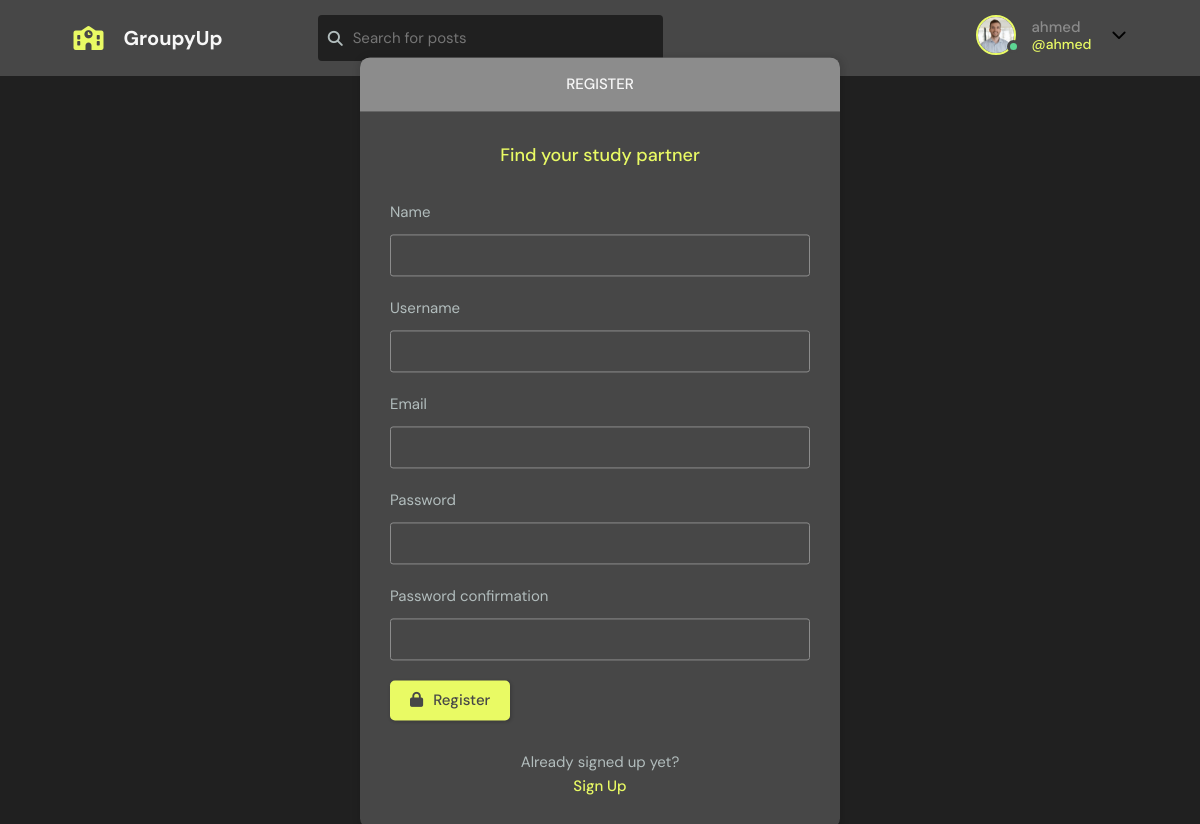
Page /register/ (signed in) on the committed database.
### base/models.py (models this page shows)
class User(AbstractUser):
    name = models.CharField(max_length=200, null=True)
    email = models.EmailField(unique=True, null=True)
    bio = models.TextField(null=True)
    avatar = models.ImageField(null=True, default="avatar.svg")
    REQUIRED_FIELDS = []

### base/views.py (the view, shortened to what this page needs)
# urls.py: path('register/', views.registerPage, name="register"),
def registerPage(request):
    form = MyUserCreationForm()
    return render(request, 'base/login_register.html', {'form': form})

### base/forms.py
class MyUserCreationForm(UserCreationForm):
    class Meta:
        model = User
        fields = ['name', 'username', 'email', 'password1', 'password2']

### base/templates/base/login_register.html (shortened to what this page needs)
{% extends 'base/main.html' %}
{% block content %}
<main class="auth layout">
  {% if page == 'login' %}
  <div class="container">
    <div class="layout__box">
      <div class="layout__boxHeader">
        <div class="layout__boxTitle">
          <h3>Login</h3>
        </div>
      </div>
      <div class="layout__body">
        <h2 class="auth__tagline">Find your study partner</h2>
        <form class="form" action="" method="POST">
          {% csrf_token %}
          <div class="form__group form__group">
            <label for="room_name">username</label>
            <input id="username" name="username" type="text"  />
          </div>
          <div class=" form__group">
            <label for="password">Password</label>
            <input id="password" name="password" type="password" />
          </div>
          <button class="btn btn--main" type="submit">
            <i class="fa-solid fa-lock"></i>
            Login
          </button>
        </form>
        <div class="auth__action">
          <p>Haven't signed up yet?</p>
          <a href="{% url 'register' %}" class="btn btn--link">Sign Up</a>
        </div>
      </div>
    </div>
  </div>
  {% else %}
  <div class="container">
    <div class="layout__box">
      <div class="layout__boxHeader">
        <div class="layout__boxTitle">
          <h3>Register</h3>
        </div>
      </div>
      <div class="layout__body">
        <h2 class="auth__tagline">Find your study partner</h2>
        <form class="form" action="" method="POST">
          {% for field in form %}
          <div class="form__group form__group">
            <label for="room_name">{{field.label}}</label>
            {{field}}
          </div>
          {% endfor %}
          <button class="btn btn--main" type="submit">
            <i class="fa-solid fa-lock"></i>
            Register
          </button>
        </form>
        <div class="auth__action">
          <p>Already signed up yet?</p>
          <a href="{% url 'login' %}" class="btn btn--link">Sign Up</a>
        </div>
      </div>
    </div>
  </div>
  {% endif %}
</main>
{% endblock content %}

### base/templates/base/navbar.html (shortened to what this page needs)
{% load static %}
<header class="header header--loggedIn">
    <div class="container">
        <a href="{% url 'home' %}" class="header__logo">
            <i class="fa-solid fa-school" style="font-size: 24px"></i>
            <h1>GroupyUp</h1>
        </a>
        <form class="header__search" method="GET" action="{% url 'home' %}">
            <label>
                <i class="fa-solid fa-magnifying-glass"></i>
                <input name="q" placeholder="Search for posts" />
            </label>
        </form>
        <nav class="header__menu">
            {% if request.user.is_authenticated %}
            <div class="header__user">
                <a href="{% url 'update-user' %}">
                    <div class="avatar avatar--medium active">
                        <img src="{{request.user.avatar.url}}" />
                    </div>
                    <p>{{request.user.username}} <span>@{{request.user.username}}</span></p>
                </a>
                <button class="dropdown-button">
                    <i class="fa-solid fa-chevron-down"></i>
                </button>
            </div>
            {% else %}
            <a href="{% url 'login' %}">
                <img src="{% static 'images/avatar.svg' %}" />
                <p>Login</p>
            </a>
            {% endif %}
        </nav>
    </div>
</header>

### static/styles/style.css (style rules this page uses)
:root { --color-main: #E9FA64; --color-main-light: #e1f6fb; --color-dark: #474747; --color-dark-medium: #202020; --color-dark-light: #8c8c8c; --color-light: #f7f7f7; --color-gray: #8b8b8b; --color-light-gray: #b2bdbd; --color-bg: #202020; --color-success: #5dd693; --color-error: #fc4b0b; }
* { font-family: "DM Sans", -apple-system, BlinkMacSystemFont, "Segoe UI", Roboto, Oxygen, Ubuntu, Cantarell, "Open Sans", "Helvetica Neue", sans-serif; margin: 0; padding: 0; box-sizing: border-box; text-rendering: optimizeLegibility; font-size: inherit; }
html { font-size: 56.25%; }
@media only screen and (min-width: 1200px) { html { font-size: 62.5%; } }
body { line-height: 1.6; font-weight: 400; font-size: 1.5rem; color: var(--color-light-gray); background-color: var(--color-bg); min-height: 100vh; }
img { width: 100%; }
a { display: inline-block; color: var(--color-main); text-decoration: none; }
.container { max-width: 120rem; width: 90%; margin: auto; }
.btn { background-color: transparent; border: none; display: inline-flex; align-items: center; gap: 1rem; cursor: pointer; transition: all ease-in-out 0.3s; padding: 1rem 2rem; border-radius: 5px; box-shadow: 1px 1px 3px 1px rgba(0, 0, 0, 0.15); font-weight: 500; }
.btn--link { border-radius: 0; padding: 0; color: var(--color-main); box-shadow: none; }
.btn--main { background-color: var(--color-main); color: var(--color-dark); }
.avatar { position: relative; display: inline-block; border-radius: 50%; border: 2px solid var(--color-main); }
.avatar img { display: block; border-radius: 50%; object-fit: cover; object-position: center; }
.avatar::after { content: ""; display: block; position: absolute; background-color: var(--color-gray); z-index: 111; border-radius: 50%; border: 0.3rem solid var(--color-dark); }
.avatar.active::after { background-color: var(--color-success); }
.avatar.avatar--medium img { width: 3.6rem; height: 3.6rem; border-radius: 50%; }
.avatar.avatar--medium:after { width: 0.7rem; height: 0.7rem; bottom: 0px; right: -6px; }
.header { padding: 1.5rem; background-color: var(--color-dark); }
.header > .container { display: flex; gap: 9.5rem; }
.header__logo, .header__user { display: flex; gap: 2rem; align-items: center; }
.header__logo > h1 { font-weight: 700; font-size: 2rem; color: var(--color-light); }
.header__search > label { background-color: var(--color-dark-medium); padding: 1.3rem 1rem; display: flex; align-items: center; gap: 1rem; border-radius: 4px; }
.header__search input { width: 30rem; background: transparent; border: none; outline: none; color: var(--color-light); }
.header__menu { margin-left: auto; position: relative; }
.header__menu a { display: flex; gap: 1.5rem; align-items: center; font-weight: 500; text-decoration: none; color: var(--color-gray); }
.header__menu img { height: 3.6rem; }
.header__menu p { line-height: 1.2; }
.header__menu span { color: var(--color-main); font-weight: 500; font-size: 1.4rem; display: block; }
.dropdown-button { background: transparent; border: 0; outline: 0; cursor: pointer; }
.layout { margin-top: 2.4rem; }
.layout > .container { display: flex; justify-content: space-between; align-items: flex-start; }
.layout__box { width: 90%; max-width: 48rem; min-height: 40rem; position: absolute; top: 50%; left: 50%; transform: translate(-50%, -46%); background-color: var(--color-dark); border-radius: 1rem; box-shadow: 1px 1px 6px 3px rgba(0, 0, 0, 0.1); overflow: hidden; }
.layout__boxHeader { display: flex; padding: 1.5rem; background-color: var(--color-dark-light); }
.layout__boxTitle { display: flex; gap: 1.5rem; align-items: center; }
.layout__boxTitle h3 { text-transform: uppercase; font-weight: 500; color: var(--color-light); }
.layout__body { margin: 3rem; }
.form__group { margin-bottom: 2rem; width: 100%; }
.form__group label { display: block; font-size: 1.5rem; margin-bottom: 1rem; }
.form__group input, .form__group textarea, .form__group select { background: transparent; border: 1px solid var(--color-dark-light); padding: 1rem; border-radius: 3px; width: 100%; color: var(--color-light); font-weight: 500; outline: none; }
.auth__tagline { text-align: center; margin-bottom: 3rem; color: var(--color-main); font-weight: 500; font-size: 1.8rem; }
.auth .layout__boxHeader { text-align: center; justify-content: center; }
.auth__action { margin-top: 3rem; text-align: center; }

### rows in the picture
User: user.avatar (picture), user.username "ahmed"

### other values in the picture
{{ field.label }} "Name" "Username" "Email" "Password" "Password confirmation"
